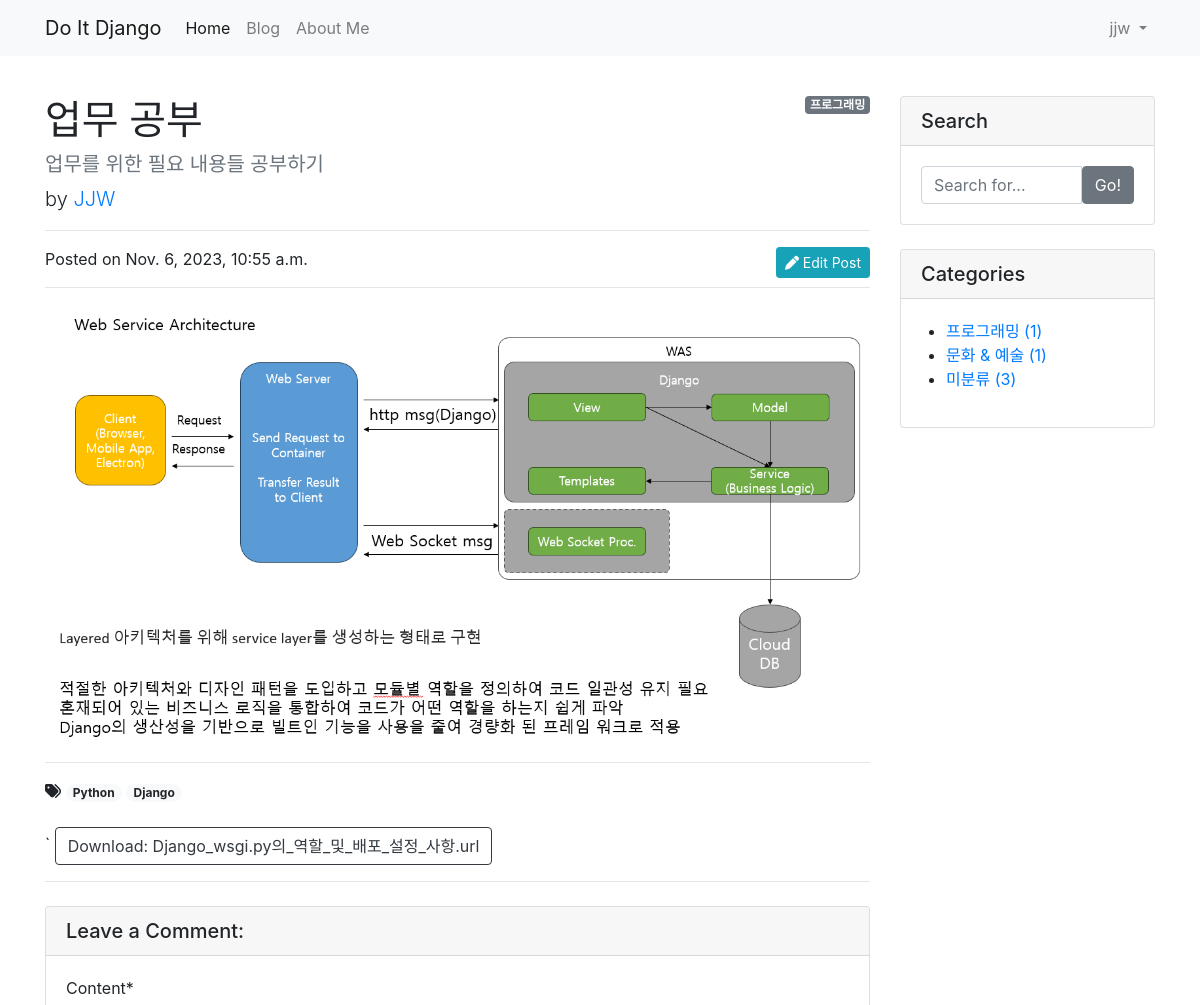
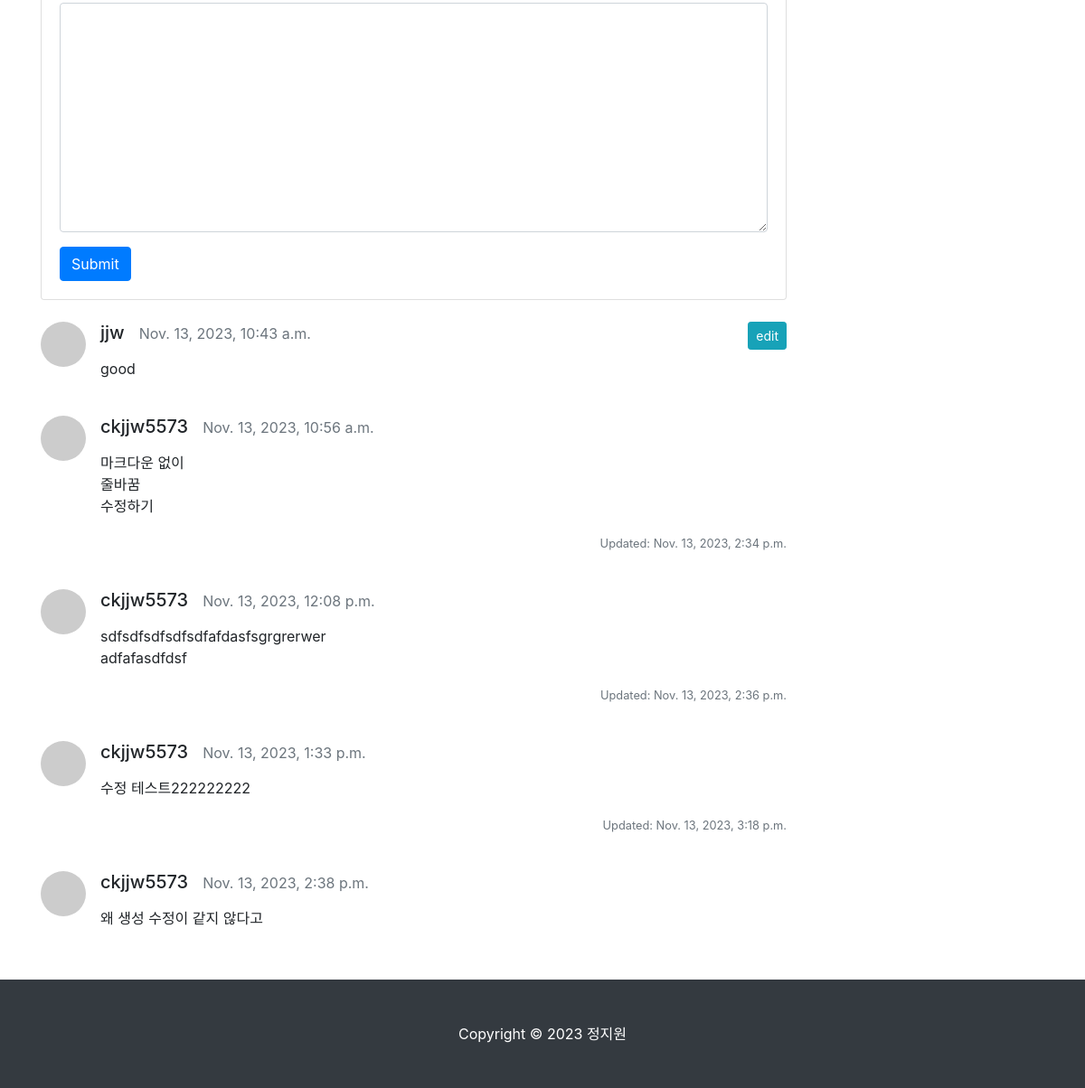
The page /blog/3/ (signed in) on the database its author committed (2 pictures, top to bottom).
### blog/models.py (models this page shows, shortened)
class Post(models.Model):
    title = models.CharField(max_length=30)
    hook_text = models.CharField(max_length=100, blank=True)
    content = models.TextField()
    head_image = models.ImageField(upload_to='blog/images/%Y/%m/%d/', blank=True)
    file_upload = models.FileField(upload_to='blog/files/%Y/%m/%d/', blank=True)
    created_at = models.DateTimeField(auto_now_add=True)
    updated_at = models.DateTimeField(auto_now=True)
    author = models.ForeignKey(User, null=True, blank=True, on_delete=models.SET_NULL)  # 작성자가 삭제되면 해당 작성자가 작성한 포스트에 작성자를 빈 칸으로 둔다.
    category = models.ForeignKey(Category, null=True, blank=True, on_delete=models.SET_NULL)
    tags = models.ManyToManyField(Tag, blank=True)  # ManyToManyField는 기본적으로 null=True가 설정되어 있어 따로 입력한 null=True는 효과가 없다.
    content = MarkdownxField()
    def __str__(self):
        return f'[{self.pk}] {self.title} :: {self.author}'
    def get_absolute_url(self):
        return f'/blog/{self.pk}/'
    def get_file_name(self):
        return os.path.basename(self.file_upload.name)
    def get_content_markdown(self):
        return markdown(self.content)

class Category(models.Model):
    name = models.CharField(max_length=50, unique=True)
    slug = models.SlugField(max_length=200, unique=True, allow_unicode=True)
    def __str__(self):  # 해당 클래스로 만들어진 인스턴트 자체를 출력할 때, 문자열로 설명해주기 위한 메서드이다.
        return self.name
    def get_absolute_url(self):
        return f'/blog/category/{self.slug}/'
    class Meta:
        verbose_name_plural = 'Categories'  # admin 페이지 내의 자동으로 설정된 'Categorys'를 'Categories'로 변경

class Tag(models.Model):
    name = models.CharField(max_length=50)
    slug = models.SlugField(max_length=200, unique=True, allow_unicode=True)
    def __str__(self):
        return self.name
    def get_absolute_url(self):
        return f'/blog/tag/{self.slug}/'

class Comment(models.Model):
    post = models.ForeignKey(Post, on_delete=models.CASCADE)
    author = models.ForeignKey(User, on_delete=models.CASCADE)
    content = models.TextField()
    created_at = models.DateTimeField(auto_now_add=True)
    modified_at = models.DateTimeField(auto_now=True)

### blog/views.py (the view)
# urls.py: path('<int:pk>/', views.PostDetail.as_view()),
class PostDetail(DetailView):
    model = Post
    def get_context_data(self, **kwargs):
        context = super(PostDetail, self).get_context_data()  # 직속 부모 클래스의 메소드를 사용하기 위함
        context['categories'] = Category.objects.all()
        context['no_category_post_count'] = Post.objects.filter(category=None).count()
        context['comment_form'] = CommentForm
        return context

### blog/templates/blog/post_detail.html (shortened to what this page needs)
{% extends 'blog/base.html' %}
{% load crispy_forms_tags %}
{% block main_area %}
  <div id="post-area">
    {% if post.category %}
      <span class="badge badge-secondary float-right">{{ post.category }}</span>
    {% else %}
      <span class="badge badge-secondary float-right">미분류</span>
    {% endif %}
        <h1 class="mt-4">{{ post.title }}</h1>
        <h5 class="text-muted">{{ post.hook_text }}</h5>
        <p class="lead">
          by
          <a href="#">{{ post.author | upper }}</a>
        </p>
        <hr>
        {% if user.is_authenticated and user == post.author %}
          <a class="btn btn-info btn-sm float-right" href="/blog/update_post/{{ post.pk }}/" role="button"><i class="fas fa-pen"></i>  Edit Post</a>
        {% endif %}
        <p>Posted on {{ post.created_at }}</p>
        <hr>
        {% if post.head_image %}
        <img class="img-fluid rounded" src="{{ post.head_image.url }}" alt="{{ post }} head image">
        {% else %}
        <img class="img-fluid rounded" src="https://picsum.photos/seed/{{ post.id }}/800/200" alt="random_image">
        {% endif %}
        <hr>
        {% if post.tags.exists %}
          <i class="fas fa-tags"></i>
          {% for tag in post.tags.iterator %}
              <a href="{{ tag.get_absolute_url }}"><span class="badge badge-pill badge-light">{{ tag }}</span></a>
          {% endfor %}
          <br />
          <br />`
        {% endif %}
        {% if post.file_upload %}
        <a href="{{ post.file_upload.url }}" class="btn btn-outline-dark" role="button" download>Download: {{ post.get_file_name }}</a>
        {% endif %}
        <hr>
  </div>
  <div id="comment-area">
        <div class="card my-4">
          <h5 class="card-header">Leave a Comment:</h5>
          <div class="card-body">
            {% if user.is_authenticated %}
            <form id="comment-form" method="POST" action="{{ post.get_absolute_url }}new_comment/">
              <div class="form-group">
                {{ comment_form | crispy }}
              </div>
              <button type="submit" class="btn btn-primary">Submit</button>
            </form>
            {% else %}
            <a role="button" class="btn btn-outline-dark btn-block btn-sm" href="#" data-toggle="modal" data-target="#loginModal">Log in and leave a comment</a>
            {% endif %}
          </div>
        </div>
      {% if post.comment_set.exists %}
        {% for comment in post.comment_set.iterator %}
        <div class="media mb-4" id="comment-{{ comment.pk }}">
          <img class="d-flex mr-3 rounded-circle" src="http://placehold.it/50x50" alt="">
          <div class="media-body">
            {% if user.is_authenticated and comment.author == user %}
              <a role="button" class="btn btn-sm btn-info float-right" id="comment-{{ comment.pk }}-update-btn" href="/blog/update_comment/{{ comment.pk }}/">edit</a>
            {% endif %}
            <h5 class="mt-0">{{ comment.author.username }} &nbsp;&nbsp;<small class="text-muted">{{ comment.created_at }}</small></h5>
            <p>{{ comment.content | linebreaks }}</p>
            {% if comment.created_at.date != comment.modified_at.date or comment.created_at.hour != comment.modified_at.hour or comment.created_at.minute != comment.modified_at.minute or comment.created_at.second != comment.modified_at.second %}
              <p class="text-muted float-right"><small>Updated: {{ comment.modified_at }}</small></p>
            {% endif %}
          </div>
        </div>
        {% endfor %}
      {% endif %}
  </div>
{% endblock %}

### blog/templates/blog/base.html (shortened to what this page needs)
<!DOCTYPE html>
<html>
{% load static %}
<head>
    <link rel="stylesheet" href="{% static 'blog/bootstrap/bootstrap.min.css' %}" media="screen">
</head>
<body>
    {% include 'blog/navbar.html' %}
    <div class="container my-3">
        <div class="row">
            <div class="col-md-8 col-lg-9" id="main-area">
                {% block main_area %}
                {% endblock %}
            </div>
            <div class="col-md-4 col-lg-3">
                <div class="card my-4">
                    <h5 class="card-header">Search</h5>
                    <div class="card-body">
                        <div class="input-group">
                            <input type="text" class="form-control" placeholder="Search for...">
                            <span class="input-group-btn">
                                <button class="btn btn-secondary" type="button">Go!</button>
                            </span>
                        </div>
                    </div>
                </div>
                <div class="card my-4">
                    <h5 class="card-header">Categories</h5>
                    <div class="card-body">
                        <div class="row">
                            <ul>
                                {% for category in categories %}
                                <li>
                                    <a href="{{ category.get_absolute_url }}">{{ category }} ({{ category.post_set.count }})</a>
                                </li>
                                {% endfor %}
                                <li>
                                    <a href="/blog/category/no_category/">미분류 ({{ no_category_post_count }})</a>
                                </li>
                            </ul>
                        </div>
                    </div>
                </div>
            </div>
        </div>
    </div>
    {% include 'blog/footer.html' %}
</body>
</html>

### blog/templates/blog/navbar.html (shortened to what this page needs)
{% load socialaccount %}
<nav class="navbar navbar-expand-lg navbar-light bg-light">
    <div class="container">
        <a class="navbar-brand" href="/">Do It Django</a>
        <div class="collapse navbar-collapse" id="navbarNavDropdown">
            <ul class="navbar-nav">
                <li class="nav-item active">
                    <a class="nav-link" href="/">Home</a>
                </li>
                <li class="nav-item">
                    <a class="nav-link" href="/blog/">Blog</a>
                </li>
                <li class="nav-item">
                    <a class="nav-link" href="/about_me/">About Me</a>
                </li>
            </ul>
            <ul class="navbar-nav ml-auto">
                {% if user.is_authenticated %}
                <li class="nav-item dropdown">
                    <a class="nav-link dropdown-toggle" href="#" id="navbarDropdownMenuLink" role="button" data-toggle="dropdown" aria-haspopup="true" aria-expanded="false">
                        {{ user.username }}
                    </a>
                </li>
                {% else %}
                <li class="nav-item">
                    <a class="nav-link" href="#" data-toggle="modal" data-target="#loginModal">Log In</a>
                </li>
                {% endif %}
            </ul>
        </div>
    </div>
</nav>

### rows shown on the page
Post: category "프로그래밍", title "업무 공부", hook_text "업무를 위한 필요 내용들 공부하기", author "JJW", created_at "Nov. 6, 2023, 10:55 a.m.", head_image (picture), get_file_name "Django_wsgi.py의_역할_및_배포_설정_사항.url"
Tag: name "Python"
Tag: name "Django"
Comment: author.username "jjw", created_at "Nov. 13, 2023, 10:43 a.m.", content "good"
Comment: author.username "ckjjw5573", created_at "Nov. 13, 2023, 10:56 a.m.", content "마크다운 없이 줄바꿈 수정하기", modified_at "Nov. 13, 2023, 2:34 p.m."
Comment: author.username "ckjjw5573", created_at "Nov. 13, 2023, 12:08 p.m.", content "sdfsdfsdfsdfsdfafdasfsgrgrerwer adfafasdfdsf", modified_at "Nov. 13, 2023, 2:36 p.m."
Comment: author.username "ckjjw5573", created_at "Nov. 13, 2023, 1:33 p.m.", content "수정 테스트222222222", modified_at "Nov. 13, 2023, 3:18 p.m."
Comment: author.username "ckjjw5573", created_at "Nov. 13, 2023, 2:38 p.m.", content "왜 생성 수정이 같지 않다고"
Category: name "프로그래밍", post_set.count "1"
Category: name "문화 & 예술", post_set.count "1"

### other values the page prints
{{ user.username }} "jjw"
{{ no_category_post_count }} "3"
